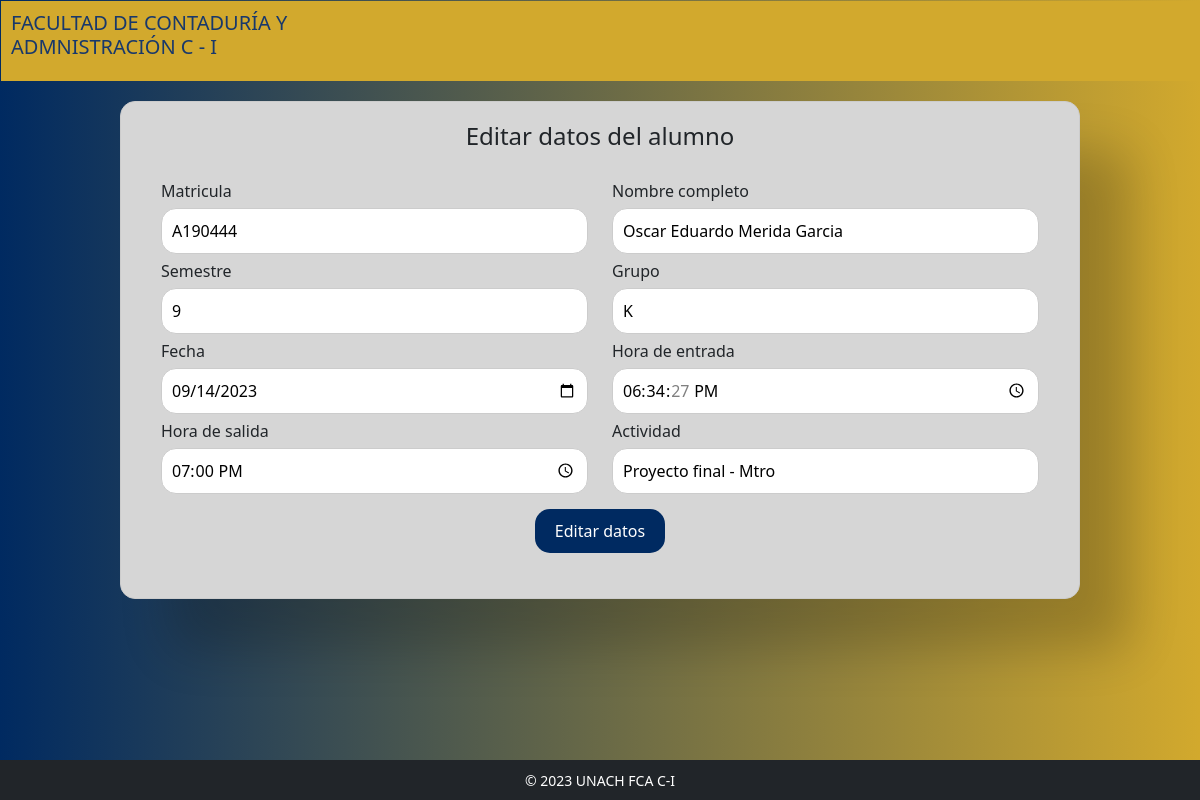
Page /vistas/editar.php?id_registro=1 on the committed database.
### tables this page shows
CREATE TABLE `registro_alum` (
  `id_registro` int(11) NOT NULL,
  `matricula` varchar(20) NOT NULL,
  `full_name` varchar(80) NOT NULL,
  `semestre` int(5) NOT NULL,
  `grupo` varchar(11) NOT NULL,
  `fecha_regis` date NOT NULL,
  `hora_entrada` time NOT NULL,
  `hora_salida` time NOT NULL,
  `actividad` varchar(50) NOT NULL
);

### vistas/editar.php (the view, shortened to what this page needs)
<!doctype html>
<html lang="es-MX">
<head>
    <link rel="stylesheet" href="../src/css/estiloo.css">
    <link href="https://cdn.jsdelivr.net/npm/bootstrap@5.2.0/dist/css/bootstrap.min.css" rel="stylesheet" />
</head>
<body>
    <header style="background-color: #D2A92D; color: #18386B; font-size: 20px; height: 80px; margin:1px; padding: 10px">
        <h5>FACULTAD DE CONTADURÍA Y <br> ADMNISTRACIÓN C - I<br> </h5>
    </header>
    <?php
    include_once "../config/conexion.php";
    $id_registro = $_GET['id_registro'];
    $sentencia = $bd->prepare("select * from registro_alum where id_registro = ?;");
    $sentencia->execute([$id_registro]);
    $registro_alum = $sentencia->fetch(PDO::FETCH_OBJ);
    ?>
    <main>
        <div id="formulario">
            <h4>Editar datos del alumno</h4>
            <form method="POST" action="editarproceso.php">
                <div class="row">
                    <div class="column">
                        <label for="matricula">Matricula</label>
                        <input type="text" id="enrollment" name="enrollment" placeholder="A190444" required
                        value="<?php echo $registro_alum ->matricula ?>">
                    </div>
                    <div class="column">
                        <label for="full-name">Nombre completo</label>
                        <input type="text" id="full-name" name="full-name" placeholder="Oscar Eduardo Merida Garcia"  required
                        value="<?php echo $registro_alum ->full_name?>">
                    </div>
                    <div class="column">
                        <label for="semestre">Semestre</label>
                        <input type="text" id="semesters" name="semesters" placeholder="9"  required
                        value="<?php echo $registro_alum ->semestre?>">
                    </div>
                    <div class="column">
                        <label for="grupo">Grupo</label>
                        <input type="text" id="group" name="group" placeholder="K"  required
                        value="<?php echo $registro_alum ->grupo?>">
                    </div>
                </div>
                <div class="row">
                    <div class="column">
                        <label for="fecha">Fecha</label>
                        <input type="date" id="fecha" name="fechaa"  required
                        value="<?php echo $registro_alum ->fecha_regis?>">
                    </div>
                    <div class="column">
                        <label for="hora-de-entrada">Hora de entrada</label>
                        <input type="time" id="entry-time" name="entry-time"  required
                        value="<?php echo $registro_alum ->hora_entrada?>">
                    </div>
                    <div class="column">
                        <label for="hora-de-salida">Hora de salida</label>
                        <input type="time" id="exit-time" name="exit-time"  required
                        value="<?php echo $registro_alum ->hora_salida?>">
                    </div>
                    <div class="column">
                        <label for="Actividad">Actividad</label>
                        <input type="text" id="activity" name="activity" placeholder="Clase, examen, etc..."  required
                        value="<?php echo $registro_alum ->actividad?>">
                    </div>
                </div>
                <div class="d-grid gap-2 d-md-flex justify-content-md-center">
                    <input type="submit" value="Editar datos">
                </div>
            </form>
        </div>
    </main>
</body>
<footer id="sticky-footer" class="bg-dark text-white py-2">
    <div class="container text-center">
        <small>&copy; 2023 UNACH FCA C-I</small>
    </div>
</footer>
</html>

### src/css/estiloo.css (style rules this page uses)
body { background-image: linear-gradient(to right, rgb(0, 42, 97), rgba(210, 169, 45, 1)); }
body { -moz-box-sizing: border-box; box-sizing: border-box; height: 100%; width: 100%; font-family: 'Roboto', sans-serif; font-weight: 400; }
footer { position: fixed; left: 0; bottom: 0; width: 100%; }
form { display: inline-block; width: 100%; margin: auto; padding: 20px; }
input[type="submit"] { background-color:rgb(0, 42, 97); color: white; padding: 10px 20px; border: none; border-radius: 15px; cursor: pointer; margin-top: 10px; }
#formulario { width: 80%; margin: 20px auto; background-color: #D6D6D6; padding: 20px; border: 1px solid #ccc; border-radius: 15px; box-shadow: 50px 50px 50px rgba(0, 0, 0, 0.2); }
#formulario label, #formulario input { display: block; margin-bottom: 5px; }
#formulario input[type="text"], #formulario input[type="email"], #formulario input[type="password"], #formulario input[type="date"], #formulario input[type="time"] { width: 100%; padding: 10px; border: 1px solid #ccc; border-radius: 15px; }
.column { float: left; width: 50%; }
h4 { text-align: center; }

### vistas/editar.php (style rules this page uses)
.column { float: left; width: 50%; }
.row:after { content: ""; display: table; clear: both; }

### rows in the picture
registro_alum: enrollment "A190444", full-name "Oscar Eduardo Merida Garcia", semesters "9", group "K", fechaa "09/14/2023", entry-time "18:34:27", exit-time "19:00:00", activity "Proyecto final - Mtro"
